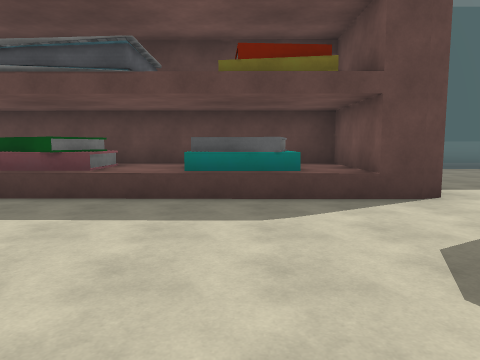
view 1 (above)

19 first-person views from a walk through a scene from a Unity 3-D project. The camera is 1.5 m above the floor, tilts 6° down and sees 70° across. The floor is counted in squares, 2 m on a side. Each view is taken from the middle of a square. On the plan, view 1 faces up. The plan holds only what a view shows up to about 11 squares ahead; the rest is blank. The place goes on beyond the plan. The player is left out. Some animated figures are not drawn. Some surface patterns are stand-ins.

view 2
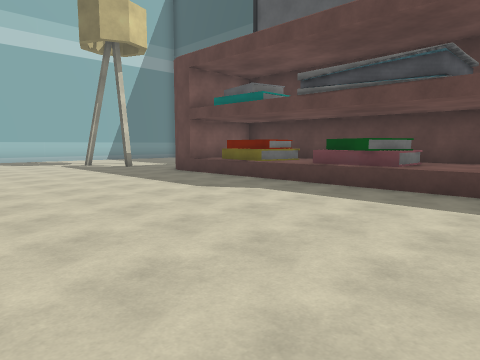

view 3
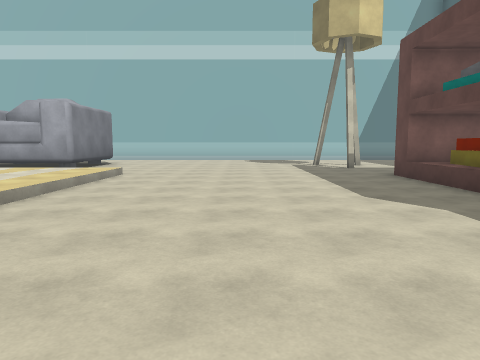

view 4
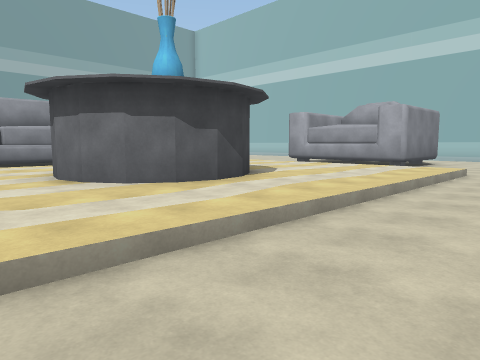

view 5
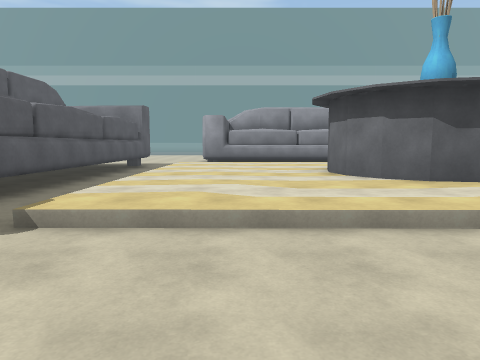

view 6
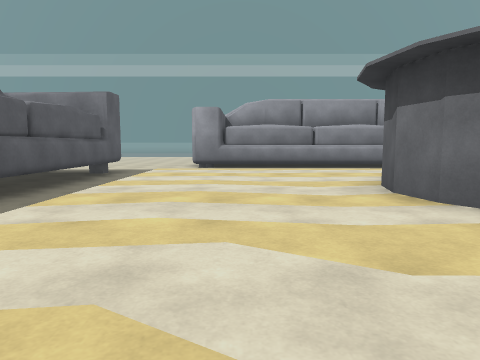

view 7
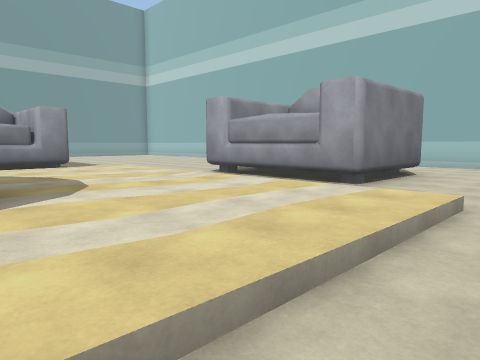

view 8
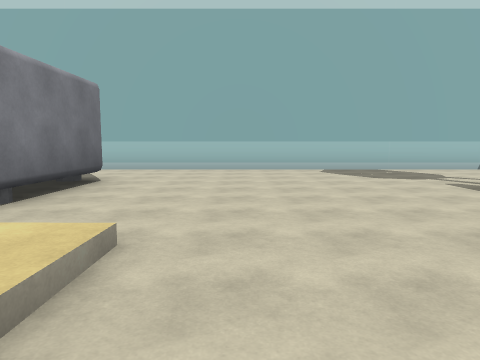

view 9
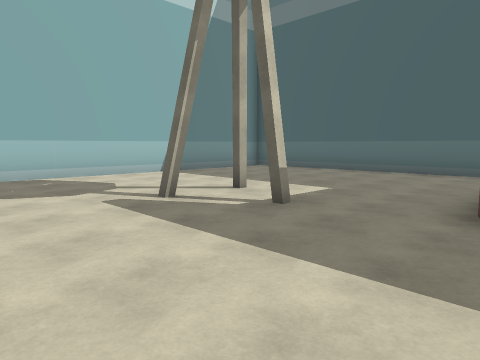

view 10
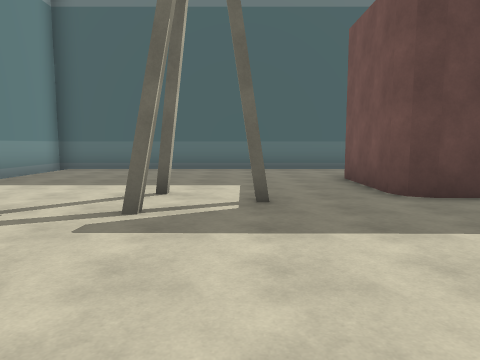

view 11
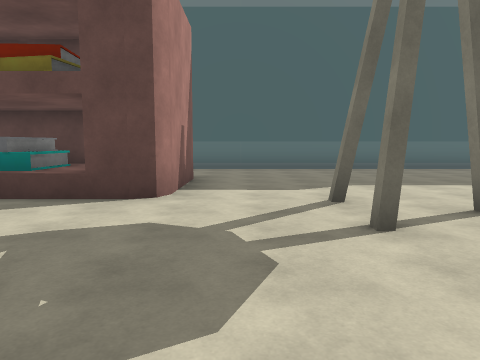

view 12
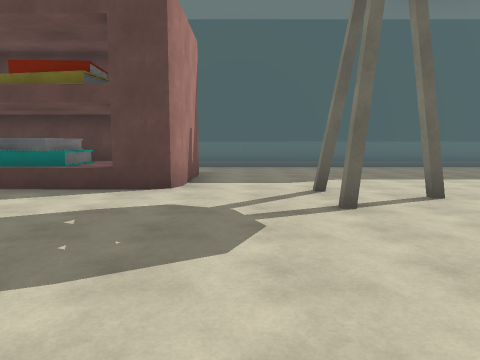

view 13
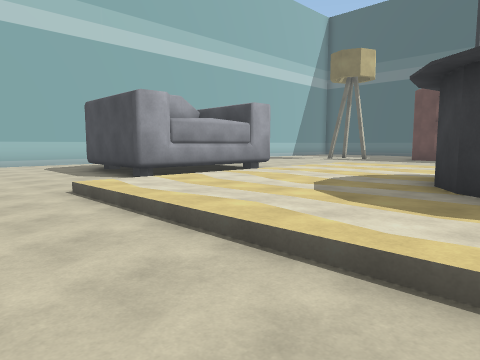

view 14
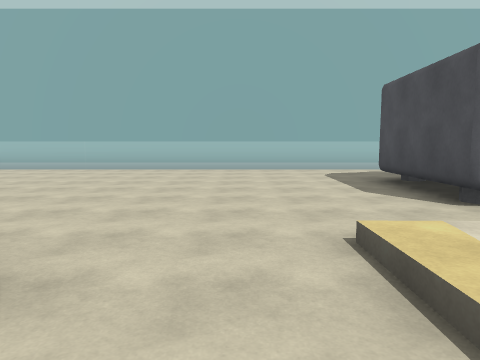

view 15
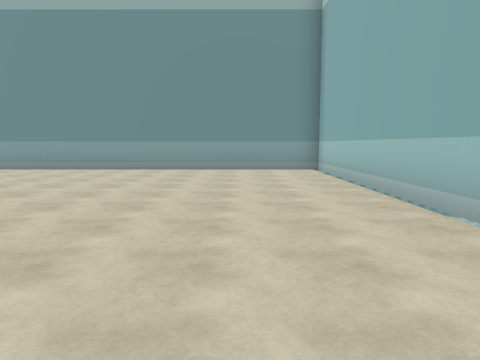

view 16
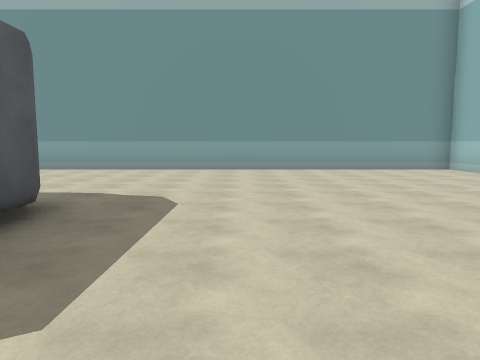

view 17
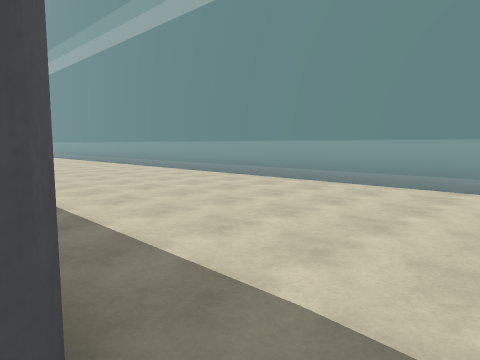

view 18
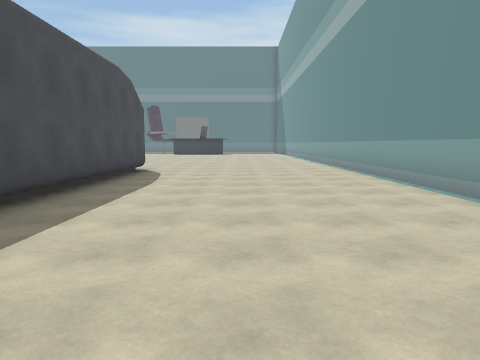

view 19
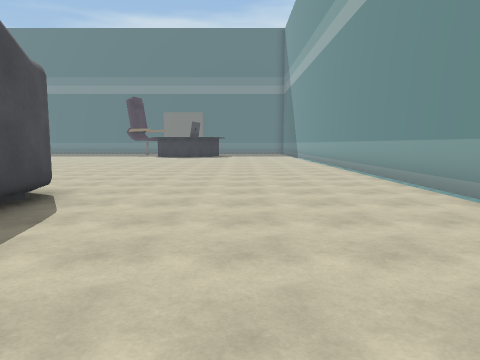

### Floor plan
Key: @ floor where view 1 was taken; # wall or solid block; . main floor; : floor 0.25 m higher than the main floor; / step, stairs or slope; ^ raised ledge.
Columns run from 17 left of view 1 to 8 right of it. Each row starts with its distance up from view 1.
 11 ##########          ######
 10 #.........          ......
  9 #.........          ......
  8 #........#          ......
  7 #........############.....
  6 #........# #^^#^^#^##.....
  5 #....#...#^#^^#^^#^##.....
  4 #....#..................#.
  3 #.....................#..
  2 #.......................
  1 #.......................
  0 #................@.....
 -1 #.....................
 -2 #........////////////
 -3 #........:::::::::::/.
 -4 #...#### :::::::::::/.#
 -5 #...   # ::::###::::/.#
 -6 #      # ::::# ##:::/.#
 -7 #...   # ::::#  #:::/.#
 -8 #...#### ::::: :::::/.#
 -9 #........:::::::::::/.#
-10 #........////////////.#
-11 #..............      .#
-12 #..............      ...
-13 #........###  ######....
-14 #........#             ...
-15 #........##          .....
-16 #.........#  #######......
-17 #.........................
-18 #.........................
-19 #.........................
-20 #.........................
-21 #.........................
-22 #.........................
-23 ##########################

Positions as (right, up) in squares from view 1, and headings:
1: (0, 0), facing up
2: (0, -1), facing up-left
3: (0, 1), facing left
4: (1, 0), facing down-left
5: (1, 1), facing down
6: (1, -2), facing down
7: (-4, -1), facing down-left
8: (-6, -1), facing left
9: (-8, 1), facing up-left
10: (-11, 0), facing up
11: (4, 0), facing up
12: (4, -1), facing up
13: (-3, -12), facing up-left
14: (-6, -11), facing left
15: (-14, -12), facing down
16: (-10, -12), facing down
17: (-8, -16), facing down-right
18: (-8, -19), facing right
19: (-3, -19), facing right
